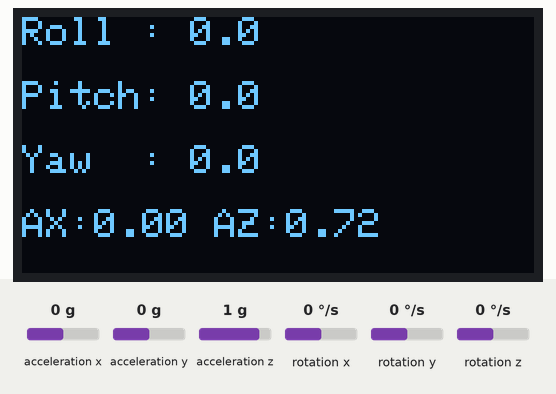
This sketch was run on a simulated STM32 Blue Pill. Shown: 128×64 one-colour display. Wiring (inferred from the names in the program): MPU-6050 motion sensor at I2C address 0x68. The test bench sets the inputs (shaded band); at power-on: acceleration z 1 g, acceleration y 0 g, acceleration x 0 g, rotation x 0 °/s, rotation y 0 °/s, rotation z 0 °/s. What the sketch prints to the serial monitor is not drawn.

Above: at 10.8 s.
10.9 s: acceleration z set to 0.8 g
At 11.8 s:
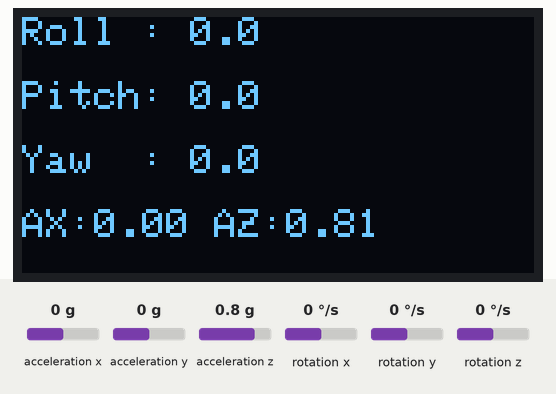
13.0 s: acceleration y set to -1.4 g
At 13.21 s:
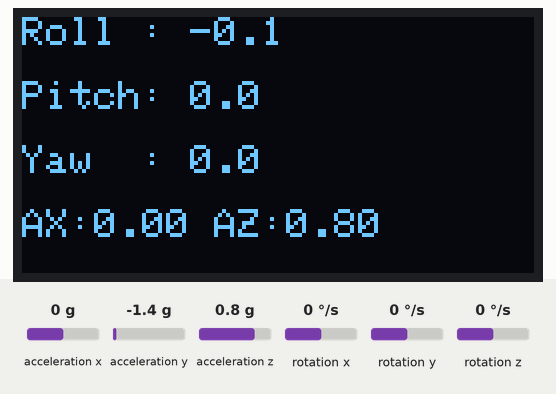
14.5 s: acceleration x set to -1.4 g
At 14.71 s:
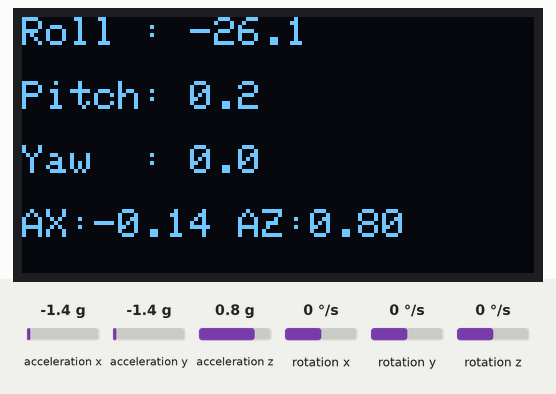
16.0 s: rotation x set to -192 °/s
At 16.22 s:
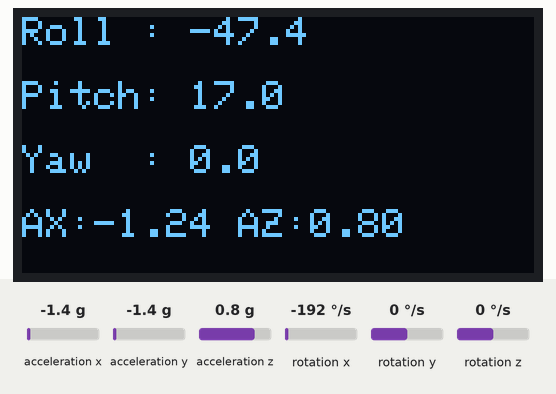
17.5 s: rotation y set to -192 °/s
At 17.73 s:
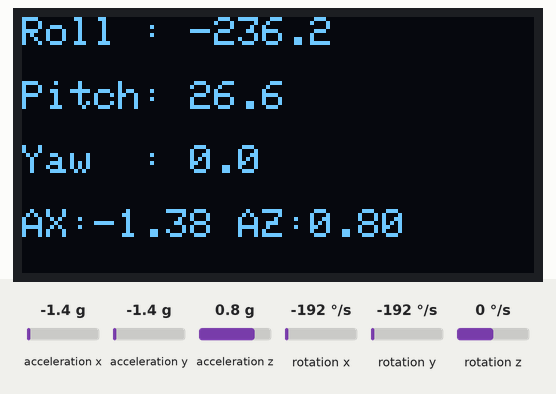
19.0 s: rotation z set to -192 °/s
At 19.24 s:
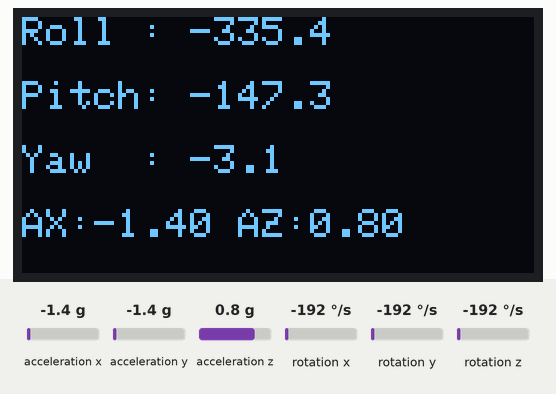
Timing chart, 0 to 21.5 s (numbered marks = the images above; inputs shaded):
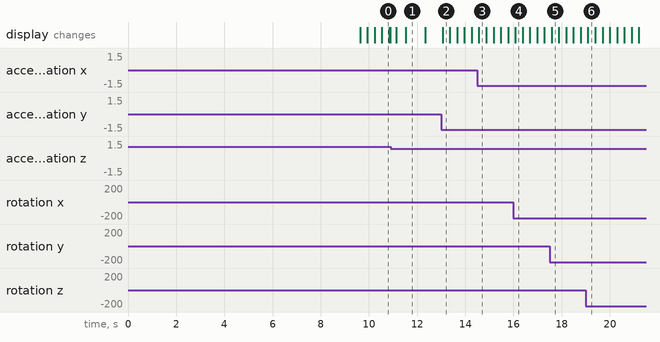

Measured:
- after the input at 13.0 s, the display: changes after 0.06 s (image 2)
- what the display in image 1 shows lasts 0.8 s, from 11.5 s to 12.3 s

The sketch:

1.MPU6050.ino
```cpp
#include <Wire.h>
#include <math.h>

#include <Adafruit_GFX.h>
#include <Adafruit_SSD1306.h>

#define MPU_ADDR 0x68

#define SCREEN_WIDTH 128
#define SCREEN_HEIGHT 64
#define OLED_RESET -1

Adafruit_SSD1306 display(SCREEN_WIDTH, SCREEN_HEIGHT, &Wire, OLED_RESET);

void writeRegister(byte reg, byte value);
int16_t readWord(byte reg);

int16_t ax, ay, az;
int16_t gx, gy, gz;
int16_t tempRaw;

float accelBiasX, accelBiasY, accelBiasZ;
float gyroBiasX, gyroBiasY, gyroBiasZ;

float AxFilt, AyFilt, AzFilt;
float GxFilt, GyFilt, GzFilt;

float roll = 0, pitch = 0, yaw = 0;

unsigned long lastTime = 0;
float dt;

const float alphaAcc = 0.95;
const float alphaGyro = 0.85;

void readMPU() {
    uint8_t buffer[14];

    Wire.beginTransmission(MPU_ADDR);
    Wire.write(0x3B);
    Wire.endTransmission(false);

    Wire.requestFrom(MPU_ADDR, 14);

    for (int i = 0; i < 14; i++) {
        if (Wire.available()) {
            buffer[i] = Wire.read();
        } else {
            buffer[i] = 0;
        }
    }

    ax = (buffer[0] << 8) | buffer[1];
    ay = (buffer[2] << 8) | buffer[3];
    az = (buffer[4] << 8) | buffer[5];

    tempRaw = (buffer[6] << 8) | buffer[7];

    gx = (buffer[8] << 8) | buffer[9];
    gy = (buffer[10] << 8) | buffer[11];
    gz = (buffer[12] << 8) | buffer[13];
}

void calibrateMPU() {
    Serial.println();
    Serial.println("================================");
    Serial.println("MPU6050 Calibration");
    Serial.println("Keep the robot completely still.");
    Serial.println("Calibration starts in 3 seconds...");
    Serial.println("================================");

    delay(3000);

    long axSum = 0;
    long aySum = 0;
    long azSum = 0;

    long gxSum = 0;
    long gySum = 0;
    long gzSum = 0;

    const int samples = 1000;

    for (int i = 0; i < samples; i++) {
        readMPU();

        axSum += ax;
        aySum += ay;
        azSum += az;

        gxSum += gx;
        gySum += gy;
        gzSum += gz;

        delay(2);
    }

    accelBiasX = (float)axSum / samples;
    accelBiasY = (float)aySum / samples;
    accelBiasZ = (float)azSum / samples - 16384.0;

    gyroBiasX = (float)gxSum / samples;
    gyroBiasY = (float)gySum / samples;
    gyroBiasZ = (float)gzSum / samples;

    Serial.println();
    Serial.println("Calibration Complete");

    Serial.print("Accel Bias X : ");
    Serial.println(accelBiasX);

    Serial.print("Accel Bias Y : ");
    Serial.println(accelBiasY);

    Serial.print("Accel Bias Z : ");
    Serial.println(accelBiasZ);

    Serial.print("Gyro Bias X : ");
    Serial.println(gyroBiasX);

    Serial.print("Gyro Bias Y : ");
    Serial.println(gyroBiasY);

    Serial.print("Gyro Bias Z : ");
    Serial.println(gyroBiasZ);

    Serial.println();
}

void setup() {
    Serial.begin(115200);

    Wire.setSDA(PB9);
    Wire.setSCL(PB8);

    Wire.begin();
    Wire.setClock(400000);

    if (!display.begin(SSD1306_SWITCHCAPVCC, 0x3C)){
        Serial.println("SSD1306 allocation failed");
        while (1);
    }

    display.clearDisplay();
    display.setTextSize(1);
    display.setTextColor(SSD1306_WHITE);

    display.setCursor(15, 25);
    display.println("OLED Ready");
    display.display();

    delay(1000);

    // Wake up
    writeRegister(0x6B, 0x00);

    // Sample Rate = 1000Hz
    writeRegister(0x19, 0x07);

    // DLPF = 44Hz
    writeRegister(0x1A, 0x03);

    // Gyro ±500
    writeRegister(0x1B, 0x08);

    // Accel ±2g
    writeRegister(0x1C, 0x00);

    delay(1000);
    Serial.println("Configuration Complete");
    delay(1000);
    calibrateMPU();

    lastTime = micros();
}

void loop() {
    unsigned long now = micros();
    dt = (now - lastTime) / 1000000.0;
    lastTime = now;

    if (dt <= 0 || dt > 0.05) {
        dt = 0.01;
    }

    readMPU();

    float Ax = (ax - accelBiasX) / 16384.0;
    float Ay = (ay - accelBiasY) / 16384.0;
    float Az = (az - accelBiasZ) / 16384.0;

    float Gx = (gx - gyroBiasX) / 65.5;
    float Gy = (gy - gyroBiasY) / 65.5;
    float Gz = (gz - gyroBiasZ) / 65.5;

    // filtering
    AxFilt = alphaAcc * AxFilt + (1 - alphaAcc) * Ax;
    AyFilt = alphaAcc * AyFilt + (1 - alphaAcc) * Ay;
    AzFilt = alphaAcc * AzFilt + (1 - alphaAcc) * Az;

    GxFilt = alphaGyro * GxFilt + (1 - alphaGyro) * Gx;
    GyFilt = alphaGyro * GyFilt + (1 - alphaGyro) * Gy;
    GzFilt = alphaGyro * GzFilt + (1 - alphaGyro) * Gz;

    // angles
    float rollAcc = atan2(AyFilt, AzFilt) * 180.0 / PI;
    float pitchAcc = atan2(-AxFilt, sqrt(AyFilt * AyFilt + AzFilt * AzFilt)) * 180.0 / PI;

    roll  = 0.98 * (roll + GxFilt * dt) + 0.02 * rollAcc;
    pitch = 0.98 * (pitch + GyFilt * dt) + 0.02 * pitchAcc;

    yaw += GzFilt * dt;

    // normalize yaw
    if (yaw > 180) yaw -= 360;
    if (yaw < -180) yaw += 360;

    display.clearDisplay();

    display.setTextSize(1);

    display.setCursor(0,0);
    display.print("Roll : ");
    display.print(roll,1);

    display.setCursor(0,16);
    display.print("Pitch: ");
    display.print(pitch,1);

    display.setCursor(0,32);
    display.print("Yaw  : ");
    display.print(yaw,1);

    display.setCursor(0,48);
    display.print("AX:");
    display.print(AxFilt,2);
    display.print(" AZ:");
    display.print(AzFilt,2);

    display.display();

    Serial.print(AxFilt, 3);
    Serial.print(" ");
    Serial.print(AyFilt, 3);
    Serial.print(" ");
    Serial.print(AzFilt, 3);

    Serial.print(" | ");

    Serial.print(GxFilt, 2);
    Serial.print(" ");
    Serial.print(GyFilt, 2);
    Serial.print(" ");
    Serial.print(GzFilt, 2);

    Serial.print(" | ");

    Serial.print("Roll : ");
    Serial.print(roll);

    Serial.print("   Pitch : ");
    Serial.print(pitch);

    Serial.print("   Yaw : ");
    Serial.println(yaw);

    delay(10);
}

void writeRegister(byte reg, byte value) {
    Wire.beginTransmission(MPU_ADDR);
    Wire.write(reg);
    Wire.write(value);
    Wire.endTransmission();
}

int16_t readWord(byte reg) {
    Wire.beginTransmission(MPU_ADDR);
    Wire.write(reg);
    Wire.endTransmission(false);
    Wire.requestFrom(MPU_ADDR, 2);

    byte high = Wire.read();
    byte low = Wire.read();

    return (high << 8) | low;
}
```
